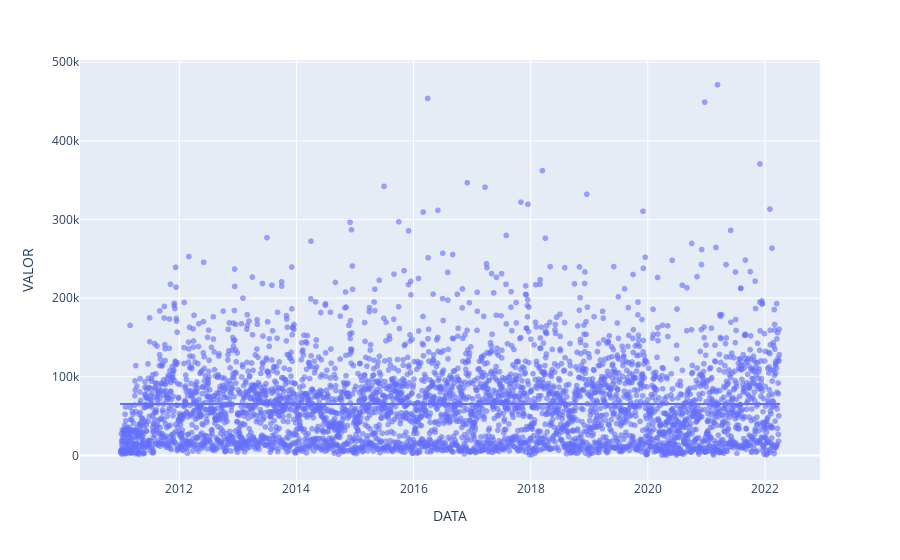

The notebook cell this image was saved under:
### Code cell
fig = px.scatter(df, x=df.index, y='VALOR', opacity=0.6, trendline='ols')
fig.show()

### Figure 1 — Plotly figure (JSON) as saved in the notebook; plotly's stock layout.template omitted (floating-point values rounded to 4 significant figures; data arrays with more than 128 entries replaced by an {"elided": "..."} marker saying what was removed)
{"data": [{"hovertemplate": "DATA=%{x}<br>VALOR=%{y}<extra></extra>", "legendgroup": "", "marker": {"color": "#636efa", "opacity": 0.6, "symbol": "circle"}, "mode": "markers", "name": "", "showlegend": false, "type": "scattergl", "x": {"elided": "4108 str values"}, "xaxis": "x", "y": {"elided": "4108 float values"}, "yaxis": "y"}, {"hovertemplate": "<b>OLS trendline</b><br>VALOR = 75.0296 * DATA + 65452.6<br>R<sup>2</sup>=0.000003<br><br>DATA=%{x}<br>VALOR=%{y} <b>(trend)</b><extra></extra>", "legendgroup": "", "marker": {"color": "#636efa", "symbol": "circle"}, "mode": "lines", "name": "", "showlegend": false, "type": "scattergl", "x": {"elided": "4108 str values"}, "xaxis": "x", "y": {"elided": "4108 float values"}, "yaxis": "y"}], "layout": {"legend": {"tracegroupgap": 0}, "margin": {"t": 60}, "xaxis": {"anchor": "y", "domain": [0, 1], "title": {"text": "DATA"}}, "yaxis": {"anchor": "x", "domain": [0, 1], "title": {"text": "VALOR"}}}}
